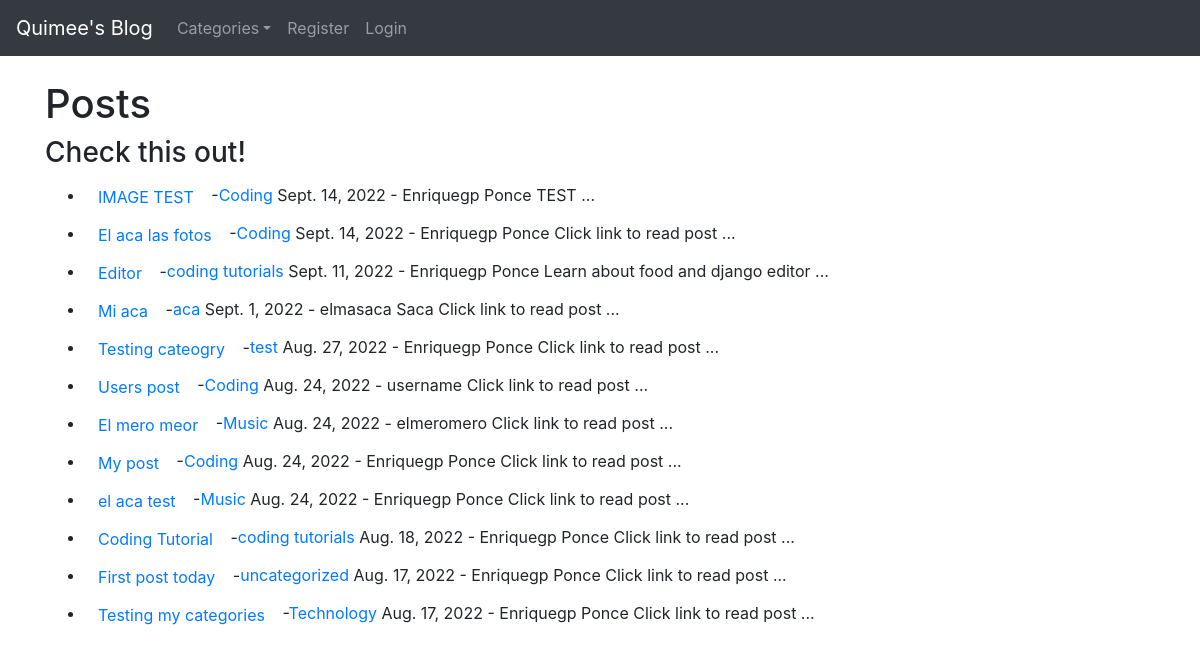
The page / on the database its author committed.
### theblog/models.py (models this page shows, shortened)
class Post(models.Model):
    title = models.CharField(max_length=255)
    title_tag = models.CharField(max_length=255)
    author = models.ForeignKey(User, on_delete=models.CASCADE)
    body = RichTextField(blank=True, null=True)
    post_date = models.DateField(auto_now_add=True)
    category = models.CharField(max_length=255, default='uncategorized')
    likes = models.ManyToManyField(User, related_name='blog_posts')
    snippet = models.CharField(
        max_length=255, default='Click link to read post')
    header_image = models.ImageField(
        null=True, blank=True, upload_to="images/")

### theblog/views.py (the view)
# urls.py: path('', HomeView.as_view(), name="home"),
class HomeView(ListView):
    model = Post
    template_name = 'home.html'
    ordering = ['-post_date']
    def get_context_data(self, *args, **kwargs):
        cat_menu = Category.objects.all()
        context = super(HomeView, self).get_context_data(*args, **kwargs)
        context["cat_menu"] = cat_menu
        return context

### theblog/models.py (called while the page is built)
    def __str__(self):
        return self.name

### theblog/templates/home.html (shortened to what this page needs)
{% extends 'base.html' %}
{% block content %}
<h1>Posts</h1>
<h3>Check this out!</h3>
<ul>
    {% for post in object_list %}
    <li><a href="{% url 'details' post.pk %}" class="btn btn-link"> {{ post.title }} </a> -<a
            href="{% url 'category' post.category|slugify %}">{{ post.category }}</a>
        {{post.post_date }} -
        {{ post.author.username }}
        {{ post.author.last_name }}
        {{ post.snippet }}
        ...
    </li>
    {% endfor %}
</ul>
{% endblock %}

### rows shown on the page
Post: title "IMAGE TEST", category "Coding", post_date "Sept. 14, 2022", author.username "Enriquegp", author.last_name "Ponce", snippet "TEST"
Post: title "El aca las fotos", category "Coding", post_date "Sept. 14, 2022", author.username "Enriquegp", author.last_name "Ponce", snippet "Click link to read post"
Post: title "Editor", category "coding tutorials", post_date "Sept. 11, 2022", author.username "Enriquegp", author.last_name "Ponce", snippet "Learn about food and django editor"
Post: title "Mi aca", category "aca", post_date "Sept. 1, 2022", author.username "elmasaca", author.last_name "Saca", snippet "Click link to read post"
Post: title "Testing cateogry", category "test", post_date "Aug. 27, 2022", author.username "Enriquegp", author.last_name "Ponce", snippet "Click link to read post"
Post: title "Users post", category "Coding", post_date "Aug. 24, 2022", author.username "username", snippet "Click link to read post"
Post: title "El mero meor", category "Music", post_date "Aug. 24, 2022", author.username "elmeromero", snippet "Click link to read post"
Post: title "My post", category "Coding", post_date "Aug. 24, 2022", author.username "Enriquegp", author.last_name "Ponce", snippet "Click link to read post"
Post: title "el aca test", category "Music", post_date "Aug. 24, 2022", author.username "Enriquegp", author.last_name "Ponce", snippet "Click link to read post"
Post: title "Coding Tutorial", category "coding tutorials", post_date "Aug. 18, 2022", author.username "Enriquegp", author.last_name "Ponce", snippet "Click link to read post"
Post: title "First post today", category "uncategorized", post_date "Aug. 17, 2022", author.username "Enriquegp", author.last_name "Ponce", snippet "Click link to read post"
Post: title "Testing my categories", category "Technology", post_date "Aug. 17, 2022", author.username "Enriquegp", author.last_name "Ponce", snippet "Click link to read post"
